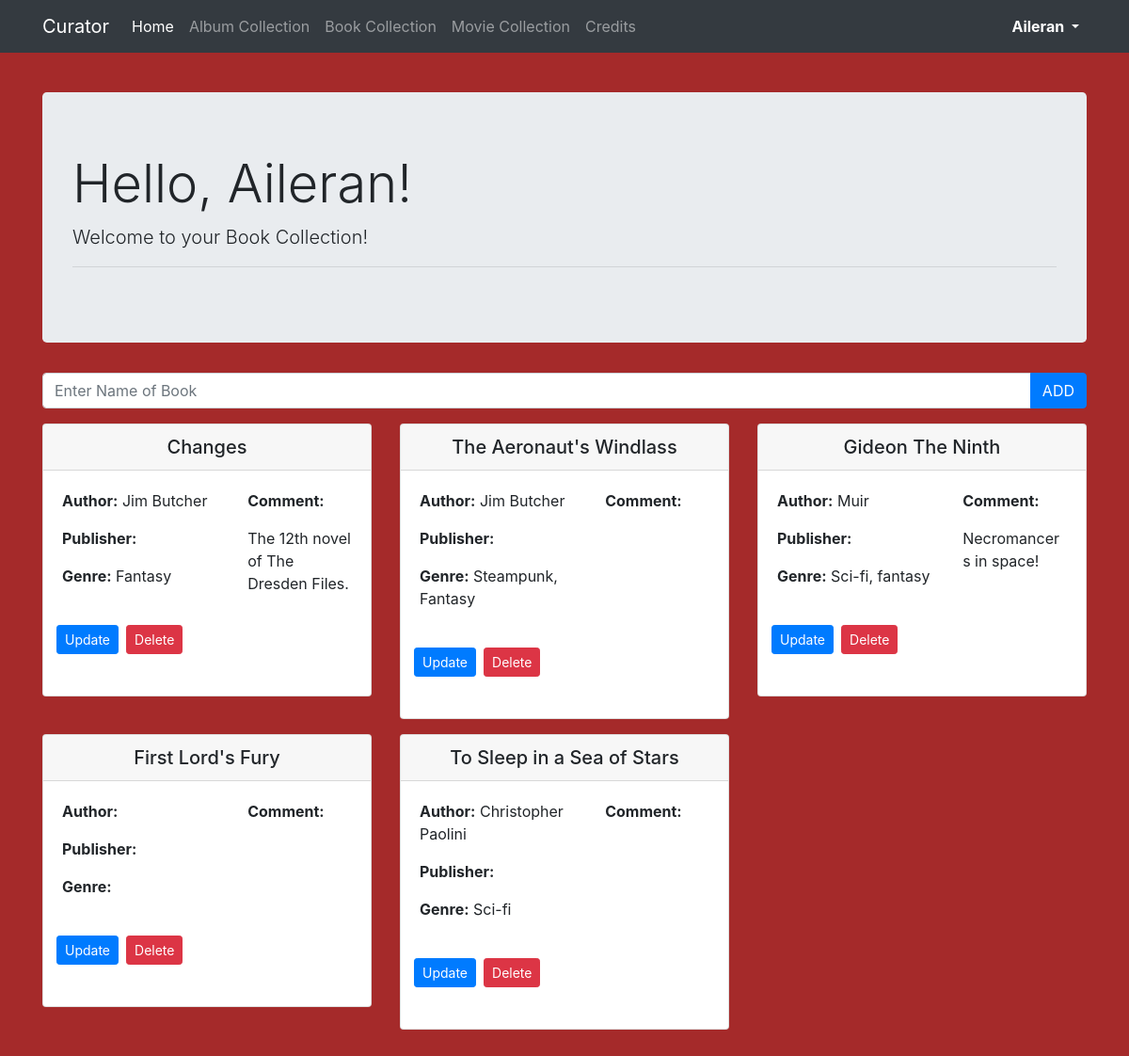
/library/book/add_book/ (signed in), run on the app's committed database.
### library/models.py (models this page shows, shortened)
class Book(models.Model):
    title = models.CharField(max_length=60)
    author = models.CharField(max_length=60, blank=True)
    publisher = models.CharField(max_length=60, blank=True)
    genre = models.CharField(max_length=60, blank=True)
    date_added = models.DateField(auto_now_add=True)
    comment = models.TextField(blank=True)
    owner = models.CharField(max_length=150, blank=True)

### library/views.py (the view)
# urls.py: path('book/add_book/', views.add_book, name='add_book'),
def add_book(request):
    if request.method == "POST":
        media = request.POST.get('title')
        Book.objects.create(title=media, owner=request.user.username)
        return redirect('book')
    else:
        user = User.objects.get(username=request.user.username)
        user_books = Book.objects.filter(owner=user)
        return render(request, 'library/book_collection.html', {"Books": user_books})

### templates/library/book_collection.html (shortened to what this page needs)
{% extends 'library/base.html' %}
{% block body %}
    <div class="jumbotron">
        <h1 class="display-4 text-capitalize">Hello, {{user.username}}!</h1>
        <p class="lead">Welcome to your Book Collection!</p>
        <hr>
    </div>
    <div>
        <form action="{%  url 'add_book' %}" method="post">
            <div class="input-group mb-3">
                <input type="text" class="form-control" placeholder="Enter Name of Book" name="title" required aria-label="title">
                <div class="input-group-append">
                    <button id="Play_Button" class="btn btn-primary" type="submit">ADD</button>
                </div>
            </div>
        </form>
    </div>
    <div class="row justify-content-left">
        {% for Book in Books %}
            <div class="col-md-6 col-xl-4 mb-3">
                <div class="card">
                    <h5 class="card-header text-center">{{Book.title}}</h5>
                    <div class="row card-body">
                        <div class="col-md-7 mb-3">
                            <p class="card-text"><b>Author:</b> {{Book.author}}</p>
                            <p class="card-text"><b>Publisher:</b> {{Book.publisher}}</p>
                            <p class="card-text"><b>Genre:</b> {{Book.genre}}</p>
                        </div>
                        <div class="col-md-5">
                            <p><b>Comment:</b></p>
                            <p class="card-text"> {{Book.comment}}</p>
                        </div>
                        <div class="row card-body">
                            <a class="btn btn-primary btn-sm m-1" href="{% url 'update_book' Book.id %}"> Update</a>
                            <a class="btn btn-danger btn-sm m-1" href="{% url 'delete_book' Book.id %}"> Delete</a>
                        </div>
                    </div>
                </div>
            </div>
        {% endfor %}
    </div>
{% endblock %}

### templates/library/base.html (shortened to what this page needs)
{% load static %}
<!Doctype html>
<html lang="en">
<head>
    <link rel="stylesheet" href="https://cdn.jsdelivr.net/npm/bootstrap@4.5.3/dist/css/bootstrap.min.css">
    <link rel="stylesheet" href="https://cdnjs.cloudflare.com/ajax/libs/font-awesome/5.15.1/css/all.min.css">
    <link rel="stylesheet" href="{% static 'css/styles.css'%}">
</head>
<body>
<nav class="navbar navbar-expand-lg navbar-dark bg-dark fixed-top">
    <div class="container">
        <a class="navbar-brand" href="#">Curator</a>
        {% if user.is_authenticated %}
            <div class="collapse navbar-collapse" id="navbarSupportedContent">
                <ul class="navbar-nav mr-auto">
                    <li class="nav-item active">
                        <a class="nav-link" href="{% url 'index' %}">Home <span class="sr-only">(current)</span></a>
                    </li>
                    <li class="nav-item">
                        <a class="nav-link" href="{% url 'album' %}">Album Collection</a>
                    </li>
                    <li class="nav-item">
                        <a class="nav-link" href="{% url 'book' %}">Book Collection</a>
                    </li>
                    <li class="nav-item">
                        <a class="nav-link" href="{% url 'movie' %}">Movie Collection</a>
                    </li>
                    <li class="nav-item">
                        <a class="nav-link" href="{% url 'credits' %}"> Credits</a>
                    </li>
                </ul>
                <ul class="navbar-nav">
                    <li class="nav-item dropdown">
                        <a class="nav-link dropdown-toggle text-capitalize font-weight-bold active" href="#" id="navbarDropdown" role="button" data-toggle="dropdown" aria-haspopup="true" aria-expanded="false">
                            {{  user.username}}
                        </a>
                    </li>
                </ul>
            </div>
        {% else %}
            <a class="btn btn-light mr-2" href={% url 'login' %}>Login</a>
            <a class="btn btn-light" href={% url 'register' %}>Register</a>
        {% endif %}
    </div>
</nav>
<div class="container my-5">
    {% block body %}
    {% endblock %}
</div>
</body>
</html>

### static/css/styles.css (style rules this page uses)
body { background-color: brown; padding-top: 50px; }

### data on the page
Book: title "Changes", author "Jim Butcher", genre "Fantasy", comment "The 12th novel of The Dresden Files."
Book: title "The Aeronaut's Windlass", author "Jim Butcher", genre "Steampunk, Fantasy"
Book: title "Gideon The Ninth", author "Muir", genre "Sci-fi, fantasy", comment "Necromancers in space!"
Book: title "First Lord's Fury"
Book: title "To Sleep in a Sea of Stars", author "Christopher Paolini", genre "Sci-fi"

### other printed values
{{ user.username }} "Aileran"
